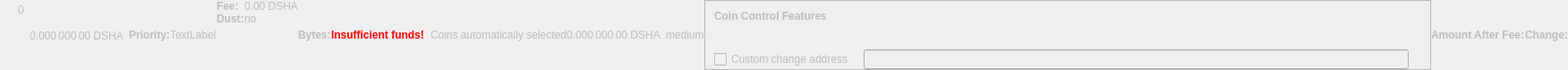
    <widget class="QWidget" name="dummyHideWidget" native="true">
     <property name="enabled">
      <bool>false</bool>
     </property>
     <property name="maximumSize">
      <size>
       <width>100</width>
       <height>22</height>
      </size>
     </property>
     <layout class="QHBoxLayout" name="dummyHideLayout">
      <property name="spacing">
       <number>0</number>
      </property>
      <property name="leftMargin">
       <number>0</number>
      </property>
      <property name="topMargin">
       <number>0</number>
      </property>
      <property name="rightMargin">
       <number>0</number>
      </property>
      <property name="bottomMargin">
       <number>0</number>
      </property>
      <item>
       <layout class="QFormLayout" name="formLayoutCoinControl1">
        <property name="horizontalSpacing">
         <number>10</number>
        </property>
        <property name="verticalSpacing">
         <number>14</number>
        </property>
        <property name="leftMargin">
         <number>10</number>
        </property>
        <property name="topMargin">
         <number>4</number>
        </property>
        <property name="rightMargin">
         <number>6</number>
        </property>
        <item row="0" column="1">
         <widget class="QLabel" name="labelCoinControlBytes">
          <property name="cursor">
           <cursorShape>IBeamCursor</cursorShape>
          </property>
          <property name="contextMenuPolicy">
           <enum>Qt::ActionsContextMenu</enum>
          </property>
          <property name="text">
           <string notr="true">0</string>
          </property>
          <property name="textInteractionFlags">
           <set>Qt::LinksAccessibleByMouse|Qt::TextSelectableByKeyboard|Qt::TextSelectableByMouse</set>
          </property>
         </widget>
        </item>
       </layout>
      </item>
      <item>
       <widget class="QLabel" name="labelCoinControlAfterFee">
        <property name="enabled">
         <bool>false</bool>
        </property>
        <property name="sizePolicy">
         <sizepolicy hsizetype="Fixed" vsizetype="Fixed">
          <horstretch>0</horstretch>
          <verstretch>0</verstretch>
         </sizepolicy>
        </property>
        <property name="minimumSize">
         <size>
          <width>111</width>
          <height>12</height>
         </size>
        </property>
        <property name="maximumSize">
         <size>
          <width>111</width>
          <height>12</height>
         </size>
        </property>
        <property name="cursor">
         <cursorShape>IBeamCursor</cursorShape>
        </property>
        <property name="contextMenuPolicy">
         <enum>Qt::ActionsContextMenu</enum>
        </property>
        <property name="text">
         <string notr="true">0.000 000 00 DSHA</string>
        </property>
        <property name="textInteractionFlags">
         <set>Qt::LinksAccessibleByMouse|Qt::TextSelectableByKeyboard|Qt::TextSelectableByMouse</set>
        </property>
       </widget>
      </item>
      <item>
       <widget class="QLabel" name="labelCoinControlPriorityText">
        <property name="enabled">
         <bool>false</bool>
        </property>
        <property name="font">
         <font>
          <weight>75</weight>
          <bold>true</bold>
         </font>
        </property>
        <property name="text">
         <string>Priority:</string>
        </property>
       </widget>
      </item>
      <item>
       <layout class="QHBoxLayout" name="horizontalLayout">
        <item>
         <widget class="QLabel" name="WarningLabel">
          <property name="text">
           <string>TextLabel</string>
          </property>
         </widget>
        </item>
       </layout>
      </item>
      <item>
       <layout class="QFormLayout" name="formLayoutCoinControl3">
        <property name="horizontalSpacing">
         <number>0</number>
        </property>
        <property name="verticalSpacing">
         <number>0</number>
        </property>
        <property name="leftMargin">
         <number>0</number>
        </property>
        <property name="topMargin">
         <number>0</number>
        </property>
        <property name="rightMargin">
         <number>0</number>
        </property>
        <item row="0" column="0">
         <widget class="QLabel" name="labelCoinControlFeeText">
          <property name="enabled">
           <bool>false</bool>
          </property>
          <property name="font">
           <font>
            <weight>75</weight>
            <bold>true</bold>
           </font>
          </property>
          <property name="text">
           <string>Fee:</string>
          </property>
          <property name="margin">
           <number>0</number>
          </property>
         </widget>
        </item>
        <item row="0" column="1">
         <widget class="QLabel" name="labelCoinControlFee">
          <property name="enabled">
           <bool>false</bool>
          </property>
          <property name="cursor">
           <cursorShape>IBeamCursor</cursorShape>
          </property>
          <property name="contextMenuPolicy">
           <enum>Qt::ActionsContextMenu</enum>
          </property>
          <property name="text">
           <string notr="true">0.00 DSHA</string>
          </property>
          <property name="textInteractionFlags">
           <set>Qt::LinksAccessibleByMouse|Qt::TextSelectableByKeyboard|Qt::TextSelectableByMouse</set>
          </property>
         </widget>
        </item>
        <item row="1" column="0">
         <widget class="QLabel" name="labelCoinControlLowOutputText">
          <property name="enabled">
           <bool>false</bool>
          </property>
          <property name="font">
           <font>
            <weight>75</weight>
            <bold>true</bold>
           </font>
          </property>
          <property name="text">
           <string>Dust:</string>
          </property>
         </widget>
        </item>
        <item row="1" column="1">
         <widget class="QLabel" name="labelCoinControlLowOutput">
          <property name="enabled">
           <bool>false</bool>
          </property>
          <property name="cursor">
           <cursorShape>IBeamCursor</cursorShape>
          </property>
          <property name="contextMenuPolicy">
           <enum>Qt::ActionsContextMenu</enum>
          </property>
          <property name="text">
           <string>no</string>
          </property>
          <property name="textInteractionFlags">
           <set>Qt::LinksAccessibleByMouse|Qt::TextSelectableByKeyboard|Qt::TextSelectableByMouse</set>
          </property>
         </widget>
        </item>
       </layout>
      </item>
      <item>
       <widget class="QLabel" name="labelCoinControlBytesText">
        <property name="enabled">
         <bool>false</bool>
        </property>
        <property name="font">
         <font>
          <weight>75</weight>
          <bold>true</bold>
         </font>
        </property>
        <property name="text">
         <string>Bytes:</string>
        </property>
       </widget>
      </item>
      <item>
       <layout class="QFormLayout" name="formLayoutCoinControl2">
        <property name="horizontalSpacing">
         <number>0</number>
        </property>
        <property name="verticalSpacing">
         <number>0</number>
        </property>
        <property name="leftMargin">
         <number>0</number>
        </property>
        <property name="topMargin">
         <number>0</number>
        </property>
        <property name="rightMargin">
         <number>0</number>
        </property>
       </layout>
      </item>
      <item>
       <layout class="QHBoxLayout" name="horizontalLayoutCoinControl2">
        <property name="spacing">
         <number>0</number>
        </property>
        <property name="bottomMargin">
         <number>0</number>
        </property>
       </layout>
      </item>
      <item>
       <widget class="QLabel" name="labelCoinControlInsuffFunds">
        <property name="enabled">
         <bool>false</bool>
        </property>
        <property name="minimumSize">
         <size>
          <width>0</width>
          <height>0</height>
         </size>
        </property>
        <property name="font">
         <font>
          <weight>75</weight>
          <bold>true</bold>
         </font>
        </property>
        <property name="styleSheet">
         <string notr="true">color:red;font-weight:bold;</string>
        </property>
        <property name="text">
         <string>Insufficient funds!</string>
        </property>
        <property name="margin">
         <number>5</number>
        </property>
       </widget>
      </item>
      <item>
       <layout class="QFormLayout" name="formLayoutCoinControl4">
        <property name="horizontalSpacing">
         <number>0</number>
        </property>
        <property name="verticalSpacing">
         <number>0</number>
        </property>
        <property name="leftMargin">
         <number>0</number>
        </property>
        <property name="topMargin">
         <number>0</number>
        </property>
        <property name="rightMargin">
         <number>0</number>
        </property>
       </layout>
      </item>
      <item>
       <widget class="QLabel" name="labelCoinControlChangeLabel">
        <property name="enabled">
         <bool>false</bool>
        </property>
        <property name="sizePolicy">
         <sizepolicy hsizetype="Preferred" vsizetype="Expanding">
          <horstretch>0</horstretch>
          <verstretch>0</verstretch>
         </sizepolicy>
        </property>
        <property name="minimumSize">
         <size>
          <width>0</width>
          <height>0</height>
         </size>
        </property>
        <property name="text">
         <string/>
        </property>
        <property name="margin">
         <number>3</number>
        </property>
       </widget>
      </item>
      <item>
       <widget class="QLabel" name="labelCoinControlAutomaticallySelected">
        <property name="enabled">
         <bool>false</bool>
        </property>
        <property name="sizePolicy">
         <sizepolicy hsizetype="Fixed" vsizetype="Fixed">
          <horstretch>0</horstretch>
          <verstretch>0</verstretch>
         </sizepolicy>
        </property>
        <property name="minimumSize">
         <size>
          <width>0</width>
          <height>0</height>
         </size>
        </property>
        <property name="maximumSize">
         <size>
          <width>240</width>
          <height>16777215</height>
         </size>
        </property>
        <property name="text">
         <string>Coins automatically selected</string>
        </property>
        <property name="margin">
         <number>5</number>
        </property>
       </widget>
      </item>
      <item>
       <widget class="QLabel" name="labelCoinControlChange">
        <property name="enabled">
         <bool>false</bool>
        </property>
        <property name="sizePolicy">
         <sizepolicy hsizetype="Fixed" vsizetype="Fixed">
          <horstretch>0</horstretch>
          <verstretch>0</verstretch>
         </sizepolicy>
        </property>
        <property name="minimumSize">
         <size>
          <width>111</width>
          <height>0</height>
         </size>
        </property>
        <property name="maximumSize">
         <size>
          <width>111</width>
          <height>16777215</height>
         </size>
        </property>
        <property name="cursor">
         <cursorShape>IBeamCursor</cursorShape>
        </property>
        <property name="contextMenuPolicy">
         <enum>Qt::ActionsContextMenu</enum>
        </property>
        <property name="text">
         <string notr="true">0.000 000 00 DSHA</string>
        </property>
        <property name="textInteractionFlags">
         <set>Qt::LinksAccessibleByMouse|Qt::TextSelectableByKeyboard|Qt::TextSelectableByMouse</set>
        </property>
       </widget>
      </item>
      <item>
       <widget class="QLabel" name="labelCoinControlPriority">
        <property name="enabled">
         <bool>false</bool>
        </property>
        <property name="cursor">
         <cursorShape>IBeamCursor</cursorShape>
        </property>
        <property name="contextMenuPolicy">
         <enum>Qt::ActionsContextMenu</enum>
        </property>
        <property name="text">
         <string>medium</string>
        </property>
        <property name="textInteractionFlags">
         <set>Qt::LinksAccessibleByMouse|Qt::TextSelectableByKeyboard|Qt::TextSelectableByMouse</set>
        </property>
       </widget>
      </item>
      <item>
       <widget class="QFrame" name="frameCoinControl">
        <property name="sizePolicy">
         <sizepolicy hsizetype="Expanding" vsizetype="Expanding">
          <horstretch>0</horstretch>
          <verstretch>0</verstretch>
         </sizepolicy>
        </property>
        <property name="maximumSize">
         <size>
          <width>16777215</width>
          <height>16777215</height>
         </size>
        </property>
        <property name="frameShape">
         <enum>QFrame::StyledPanel</enum>
        </property>
        <property name="frameShadow">
         <enum>QFrame::Sunken</enum>
        </property>
        <layout class="QVBoxLayout" name="verticalLayoutCoinControl2_2">
         <property name="spacing">
          <number>0</number>
         </property>
         <property name="leftMargin">
          <number>0</number>
         </property>
         <property name="topMargin">
          <number>0</number>
         </property>
         <property name="rightMargin">
          <number>0</number>
         </property>
         <property name="bottomMargin">
          <number>0</number>
         </property>
         <item>
          <layout class="QVBoxLayout" name="verticalLayoutCoinControl" stretch="0,0,0,1">
           <property name="spacing">
            <number>0</number>
           </property>
           <property name="leftMargin">
            <number>10</number>
           </property>
           <property name="topMargin">
            <number>10</number>
           </property>
           <item>
            <layout class="QHBoxLayout" name="horizontalLayoutCoinControl1">
             <property name="bottomMargin">
              <number>15</number>
             </property>
             <item>
              <widget class="QLabel" name="labelCoinControlFeatures">
               <property name="enabled">
                <bool>false</bool>
               </property>
               <property name="sizePolicy">
                <sizepolicy hsizetype="Preferred" vsizetype="Maximum">
                 <horstretch>0</horstretch>
                 <verstretch>0</verstretch>
                </sizepolicy>
               </property>
               <property name="font">
                <font>
                 <weight>75</weight>
                 <bold>true</bold>
                </font>
               </property>
               <property name="styleSheet">
                <string notr="true">font-weight:bold;</string>
               </property>
               <property name="text">
                <string>Coin Control Features</string>
               </property>
              </widget>
             </item>
            </layout>
           </item>
           <item>
            <widget class="QWidget" name="widgetCoinControl" native="true">
             <property name="sizePolicy">
              <sizepolicy hsizetype="Preferred" vsizetype="Preferred">
               <horstretch>0</horstretch>
               <verstretch>0</verstretch>
              </sizepolicy>
             </property>
             <property name="minimumSize">
              <size>
               <width>0</width>
               <height>0</height>
              </size>
             </property>
             <property name="styleSheet">
              <string notr="true"/>
             </property>
             <layout class="QHBoxLayout" name="horizontalLayoutCoinControl5_2">
              <property name="leftMargin">
               <number>0</number>
              </property>
              <property name="topMargin">
               <number>0</number>
              </property>
              <property name="rightMargin">
               <number>0</number>
              </property>
              <property name="bottomMargin">
               <number>0</number>
              </property>
              <item>
               <layout class="QHBoxLayout" name="horizontalLayoutCoinControl3">
                <property name="spacing">
                 <number>20</number>
                </property>
                <property name="topMargin">
                 <number>0</number>
                </property>
                <property name="bottomMargin">
                 <number>10</number>
                </property>
               </layout>
              </item>
             </layout>
            </widget>
           </item>
           <item>
            <layout class="QHBoxLayout" name="horizontalLayoutCoinControl4" stretch="0,0,0">
             <property name="spacing">
              <number>12</number>
             </property>
             <property name="sizeConstraint">
              <enum>QLayout::SetDefaultConstraint</enum>
             </property>
             <property name="topMargin">
              <number>5</number>
             </property>
             <property name="rightMargin">
              <number>5</number>
             </property>
             <item>
              <widget class="QCheckBox" name="checkBoxCoinControlChange">
               <property name="enabled">
                <bool>false</bool>
               </property>
               <property name="toolTip">
                <string>If this is activated, but the change address is empty or invalid, change will be sent to a newly generated address.</string>
               </property>
               <property name="text">
                <string>Custom change address</string>
               </property>
              </widget>
             </item>
             <item>
              <widget class="QValidatedLineEdit" name="lineEditCoinControlChange">
               <property name="enabled">
                <bool>false</bool>
               </property>
               <property name="sizePolicy">
                <sizepolicy hsizetype="Expanding" vsizetype="Fixed">
                 <horstretch>0</horstretch>
                 <verstretch>0</verstretch>
                </sizepolicy>
               </property>
              </widget>
             </item>
             <item>
              <widget class="QLabel" name="labelCoinControlChangeLabel_2">
               <property name="sizePolicy">
                <sizepolicy hsizetype="Preferred" vsizetype="Expanding">
                 <horstretch>0</horstretch>
                 <verstretch>0</verstretch>
                </sizepolicy>
               </property>
               <property name="minimumSize">
                <size>
                 <width>0</width>
                 <height>0</height>
                </size>
               </property>
               <property name="text">
                <string/>
               </property>
               <property name="margin">
                <number>3</number>
               </property>
              </widget>
             </item>
            </layout>
           </item>
           <item>
            <spacer name="verticalSpacerCoinControl">
             <property name="orientation">
              <enum>Qt::Vertical</enum>
             </property>
             <property name="sizeHint" stdset="0">
              <size>
               <width>800</width>
               <height>1</height>
              </size>
             </property>
            </spacer>
           </item>
          </layout>
         </item>
        </layout>
       </widget>
      </item>
      <item>
       <widget class="QLabel" name="labelCoinControlAfterFeeText">
        <property name="enabled">
         <bool>false</bool>
        </property>
        <property name="minimumSize">
         <size>
          <width>0</width>
          <height>0</height>
         </size>
        </property>
        <property name="maximumSize">
         <size>
          <width>16777215</width>
          <height>16777215</height>
         </size>
        </property>
        <property name="font">
         <font>
          <weight>75</weight>
          <bold>true</bold>
         </font>
        </property>
        <property name="text">
         <string>Amount After Fee:</string>
        </property>
        <property name="alignment">
         <set>Qt::AlignLeading|Qt::AlignLeft|Qt::AlignVCenter</set>
        </property>
        <property name="margin">
         <number>0</number>
        </property>
       </widget>
      </item>
      <item>
       <widget class="QLabel" name="labelCoinControlChangeText">
        <property name="enabled">
         <bool>false</bool>
        </property>
        <property name="sizePolicy">
         <sizepolicy hsizetype="Preferred" vsizetype="Preferred">
          <horstretch>0</horstretch>
          <verstretch>0</verstretch>
         </sizepolicy>
        </property>
        <property name="minimumSize">
         <size>
          <width>0</width>
          <height>0</height>
         </size>
        </property>
        <property name="maximumSize">
         <size>
          <width>16777215</width>
          <height>16777215</height>
         </size>
        </property>
        <property name="font">
         <font>
          <weight>75</weight>
          <bold>true</bold>
         </font>
        </property>
        <property name="text">
         <string>Change:</string>
        </property>
        <property name="alignment">
         <set>Qt::AlignLeading|Qt::AlignLeft|Qt::AlignVCenter</set>
        </property>
       </widget>
      </item>
     </layout>
    </widget>
